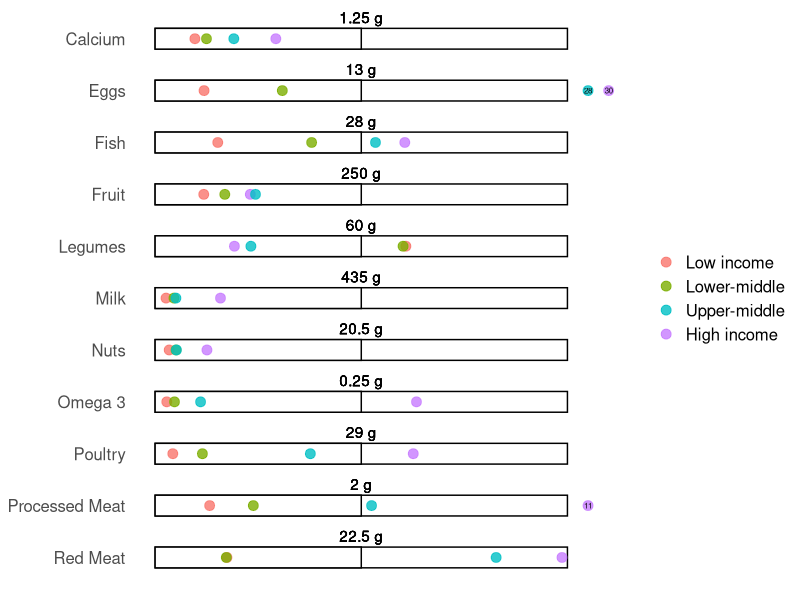
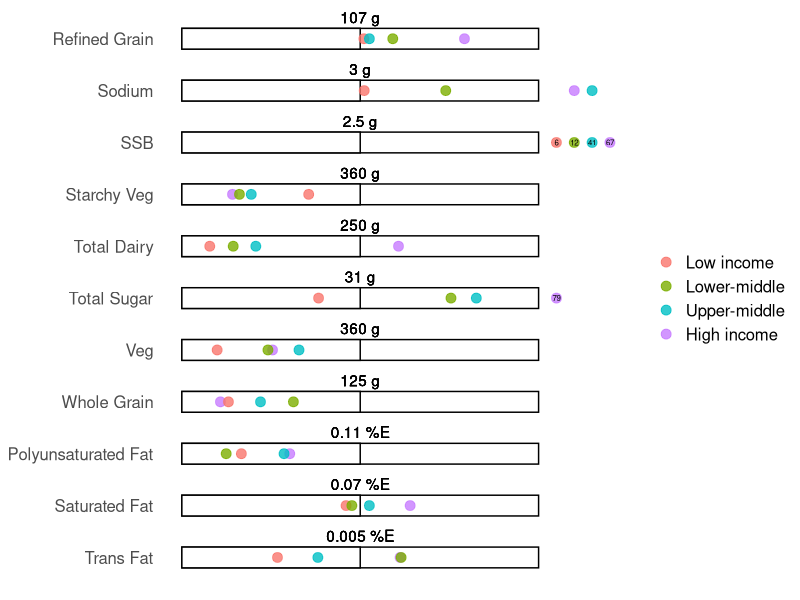

Source code (R) for these figures, in order:
list.of.packages <- c("data.table","ggplot2")
new.packages <- list.of.packages[!(list.of.packages %in% installed.packages()[,"Package"])]
if(length(new.packages)) install.packages(new.packages)
lapply(list.of.packages, require, character.only=T)

setwd("~/GNR")

chart.data = read.csv("Food per income group data.csv")
chart.data$class = factor(chart.data$class,levels=c("Low income", "Lower-middle", "Upper-middle","High income"))
food.order = c(
  "Calcium",
  "Eggs",
  "Fish",
  "Fruit",
  "Legumes",
  "Milk",
  "Nuts",
  "Omega 3",
  "Poultry",
  "Processed Meat",
  "Red Meat",
  "Refined Grain",
  "Sodium",
  "SSB",
  "Starchy Veg",
  "Total Dairy",
  "Total Sugar",
  "Veg",
  "Whole Grain",
  "Polyunsaturated Fat",
  "Saturated Fat",
  "Trans Fat"
)
chart.data$food = factor(chart.data$food,levels=rev(food.order))
chart.data$percent = chart.data$value/chart.data$recommended
max.percent = min(max(chart.data$percent,na.rm=T),2)

# Outliers
chart.data$outlier = 0
chart.data$outlier[which(chart.data$percent>2)] = 1
chart.data$percent[which(chart.data$percent>2)] = 2.1
# Manual jitter
chart.data$percent[which(chart.data$food=="Sodium" & chart.data$class=="High income")] = 2.2
chart.data$percent[which(chart.data$food=="Sodium" & chart.data$class=="Upper-middle")] = 2.3
chart.data$percent[which(chart.data$food=="Eggs" & chart.data$class=="High income")] = 2.2
chart.data$percent[which(chart.data$food=="SSB")] = c(2.4, 2.1, 2.2, 2.3)

bar.dat = unique(chart.data[c("food","recommended","column")])
bar.dat$class = "Low income"

for(i in 1:2){
  chart.data.sub = subset(chart.data,column==i)
  bar.dat.sub = subset(bar.dat,column==i)
  p = ggplot(chart.data.sub,aes(x=food,colour=class)) +
    geom_bar(data=bar.dat.sub,aes(y=max.percent),fill="white",color="black",stat="identity",width=0.4) +
    geom_bar(data=bar.dat.sub,aes(y=1),fill="white",color="black",stat="identity",width=0.4) +
    geom_point(aes(y=percent),alpha=0.8,size=3) +
    geom_text(aes(y=1,label=paste(recommended,unit)),color="black",vjust=-1.3) +
    geom_text(data=subset(chart.data.sub,outlier==1),aes(y=percent,label=round(value)),color="black",size=2) +
    coord_flip() +
    theme_classic() +
    theme(
      axis.title=element_blank(),
      axis.line=element_blank(),
      axis.ticks=element_blank(),
      axis.text.x = element_blank(),
      axis.text.y = element_text(size=12),
      legend.title=element_blank(),
      legend.text = element_text(size=12)
    )
  
  ggsave(paste0("recommended_values",i,"_final.png"),p,width=7.5,height=5)
}


